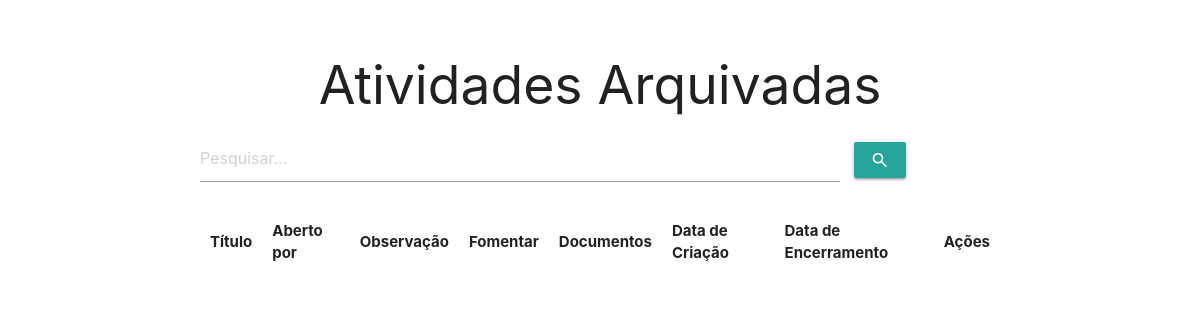
Page /reativando_atividade.php on the earlier database version.
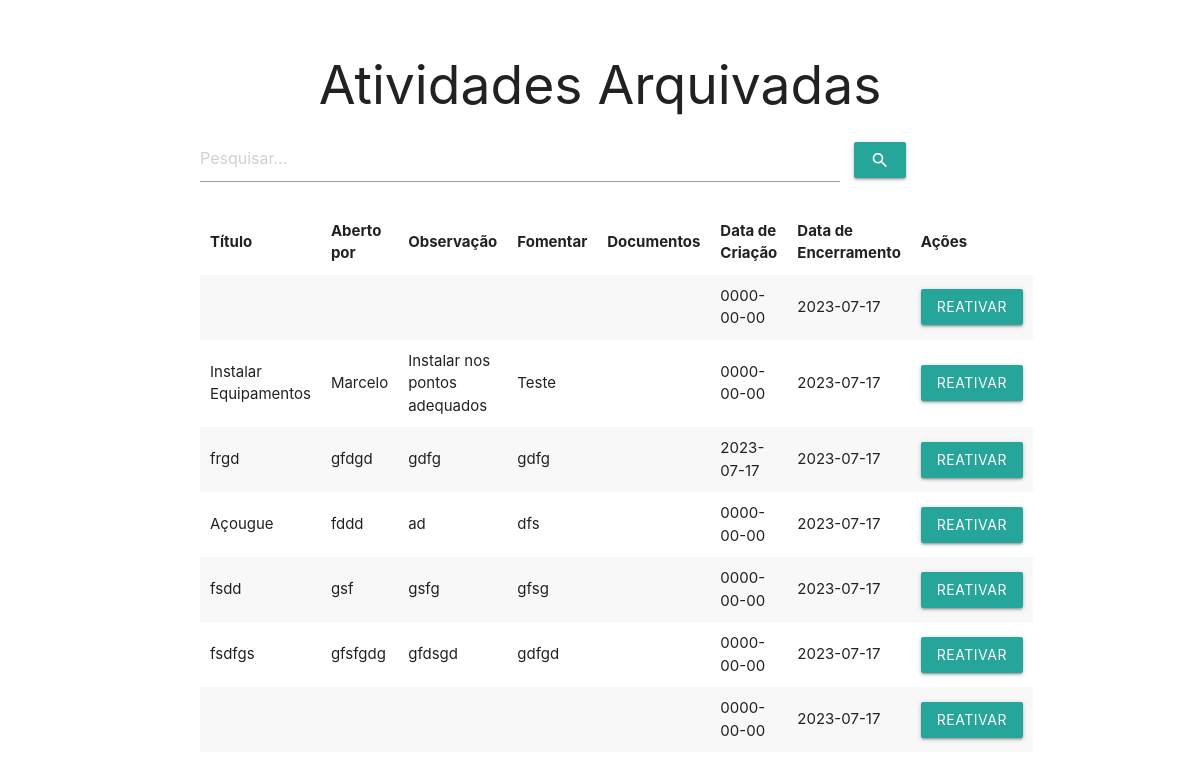
Same page on the later database version.
### tables this page shows
CREATE TABLE `atividades_arquivadas` (
  `id` int(11) NOT NULL,
  `titulo` varchar(100) NOT NULL,
  `aberto_por` varchar(50) NOT NULL,
  `observacao` text DEFAULT NULL,
  `fomentar` varchar(50) DEFAULT NULL,
  `documentos` text DEFAULT NULL,
  `data_criacao` date NOT NULL,
  `data_encerramento` date DEFAULT NULL,
  `arquivada` tinyint(1) DEFAULT 0
);

### reativando_atividade.php (the view, shortened to what this page needs)
<?php
    require_once("db/conexao.php");
    if ($_SERVER["REQUEST_METHOD"] == "POST" && isset($_POST['search'])) {
        $searchTerm = $_POST["search"];
        $sql = "SELECT * FROM atividades_arquivadas WHERE titulo LIKE '%$searchTerm%'";
        $result = mysqli_query($con, $sql);
    } else {
        $sql = "SELECT * FROM atividades_arquivadas";
        $result = mysqli_query($con, $sql);
    }
?>
<!DOCTYPE html>
<html lang="pt-BR">
<head>
    <link rel="stylesheet" href="https://cdnjs.cloudflare.com/ajax/libs/materialize/1.0.0/css/materialize.min.css">
</head>
<body>
    <div class="container">
        <h2 class="center-align">Atividades Arquivadas</h2>
        <div class="search-container">
            <form method="POST">
                <input type="text" name="search" placeholder="Pesquisar...">
                <button class="btn" type="submit"><i class="material-icons">search</i></button>
            </form>
        </div>
        <table class="striped">
            <thead>
                <tr>
                    <th>Título</th>
                    <th>Aberto por</th>
                    <th>Observação</th>
                    <th>Fomentar</th>
                    <th>Documentos</th>
                    <th>Data de Criação</th>
                    <th>Data de Encerramento</th>
                    <th>Ações</th>
                </tr>
            </thead>
            <tbody>
                <?php while ($row = mysqli_fetch_assoc($result)) { ?>
                    <tr>
                        <td><?php echo $row['titulo']; ?></td>
                        <td><?php echo $row['aberto_por']; ?></td>
                        <td><?php echo $row['observacao']; ?></td>
                        <td><?php echo $row['fomentar']; ?></td>
                        <td><?php echo $row['documentos']; ?></td>
                        <td><?php echo $row['data_criacao']; ?></td>
                        <td><?php echo $row['data_encerramento']; ?></td>
                        <td>
                            <a href="visualizar_atividade.php?id=<?php echo $row['id']; ?>" class="btn">Reativar</a>
                        </td>
                    </tr>
                <?php } ?>
            </tbody>
        </table>
    </div>
</body>
</html>

Differences in the rows shown:
added atividades_arquivadas: data_criacao "0000-00-00", data_encerramento "2023-07-17"
added atividades_arquivadas: titulo "Instalar Equipamentos", aberto_por "Marcelo", observacao "Instalar nos pontos adequados", fomentar "Teste", data_criacao "0000-00-00", data_encerramento "2023-07-17"
added atividades_arquivadas: titulo "frgd", aberto_por "gfdgd", observacao "gdfg", fomentar "gdfg", data_criacao "2023-07-17", data_encerramento "2023-07-17"
added atividades_arquivadas: titulo "Açougue", aberto_por "fddd", observacao "ad", fomentar "dfs", data_criacao "0000-00-00", data_encerramento "2023-07-17"
added atividades_arquivadas: titulo "fsdd", aberto_por "gsf", observacao "gsfg", fomentar "gfsg", data_criacao "0000-00-00", data_encerramento "2023-07-17"
added atividades_arquivadas: titulo "fsdfgs", aberto_por "gfsfgdg", observacao "gfdsgd", fomentar "gdfgd", data_criacao "0000-00-00", data_encerramento "2023-07-17"
added atividades_arquivadas: data_criacao "0000-00-00", data_encerramento "2023-07-17"
